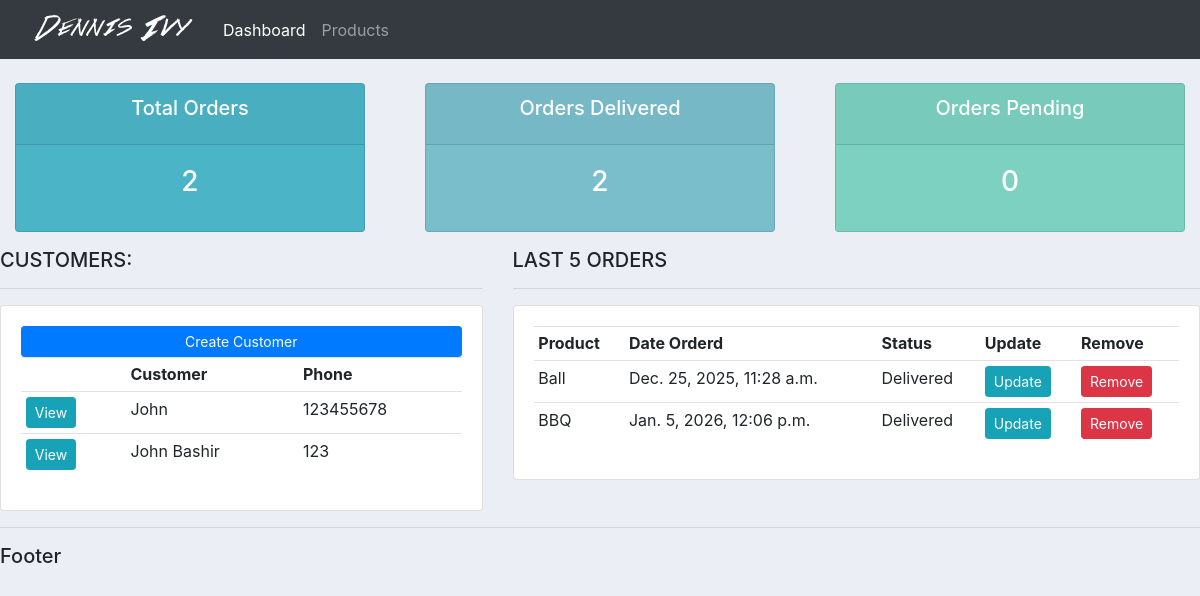
The app's page /, older data.
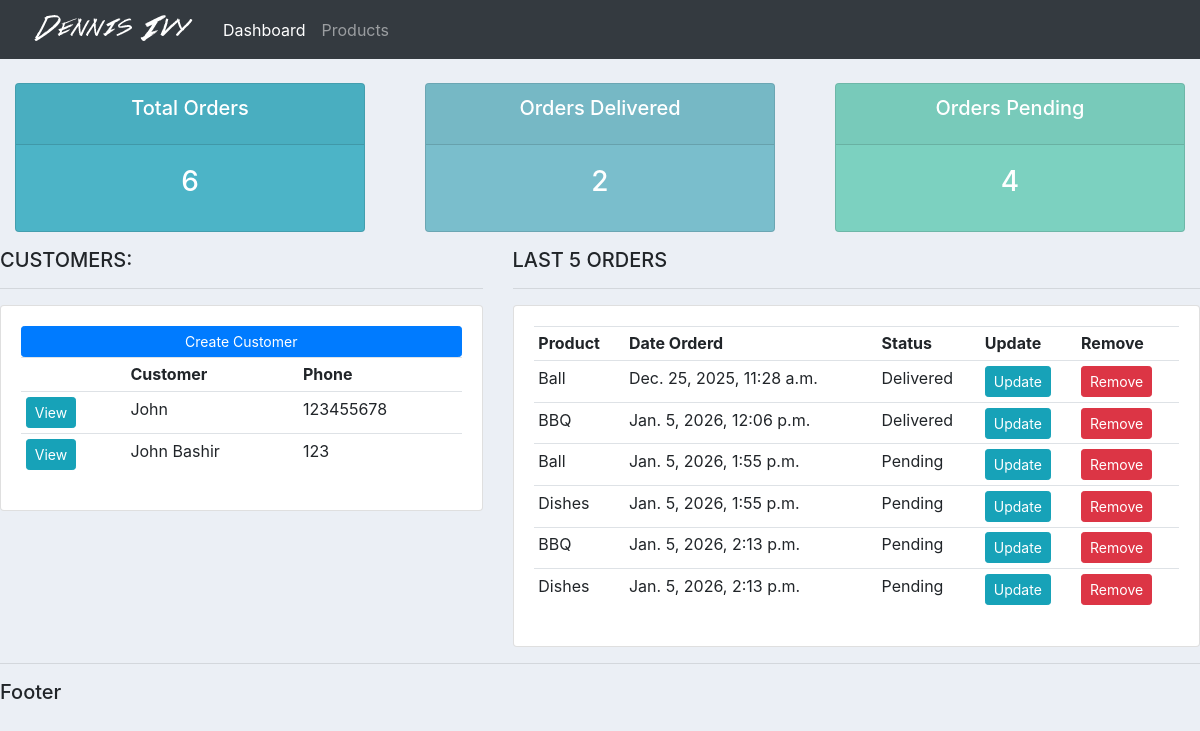
The same page, newer data.
### accounts/models.py (models this page shows, shortened)
class Customer(models.Model):
    name = models.CharField(max_length=50, null=True)
    phone = models.CharField(max_length=50, null=True)
    email = models.CharField(max_length=50, null=True)
    date_created = models.DateTimeField(auto_now_add=True)

class Order(models.Model):
    STATUS = (
        ("Pending", "Pending"),
        ("Out for delivery", "Out for delivery"),
        ("Delivered", "Delivered"),
    )
    customer = models.ForeignKey(Customer, null=True, on_delete=models.SET_NULL)
    product = models.ForeignKey(Product, null=True, on_delete=models.SET_NULL)
    date_created = models.DateTimeField(auto_now_add=True)
    status = models.CharField(max_length=50, null=True, choices=STATUS)
    note = models.CharField(max_length=1000, null=True)

class Product(models.Model):
    CATEGORY = (
        ("Indoor", "Indoor"),
        ("Out Door", "Out Door"),
    )
    name = models.CharField(max_length=50, null=True)
    price = models.FloatField(null=True)
    category = models.CharField(max_length=50, null=True, choices=CATEGORY)
    description = models.CharField(max_length=50, null=True)
    date_created = models.DateTimeField(auto_now_add=True)
    tag = models.ManyToManyField(Tags)
    def __str__(self):
        return self.name

### accounts/views.py (the view)
# urls.py: 2. Add a URL to urlpatterns:  path('', views.home, name='home')
def home(request):
    customers = Customer.objects.all()
    orders = Order.objects.all()
    total_orders = orders.count()
    total_order_delivared = orders.filter(status="Delivered").count()
    total_order_pending = orders.filter(status="Pending").count()
    context = {"customers": customers, "orders": orders, "total_orders": total_orders,"total_order_delivared":total_order_delivared,"total_order_pending":total_order_pending}
    return render(
        request,
        "accounts/home.html",
        context,
    )

### accounts/templates/accounts/home.html (shortened to what this page needs)
{% extends "accounts/index.html" %}
{% block content %}
{% include "accounts/status.html"%} {% comment %} This is Dashboard File {% endcomment %}
<div class="row">
  <div class="col-md-5">
    <h5>CUSTOMERS:</h5>
    <hr />
    <div class="card card-body">
      <a class="btn btn-primary btn-sm btn-block" href="">Create Customer</a>
      <table class="table table-sm">
        <tr>
          <th></th>
          <th>Customer</th>
          <th>Phone</th>
        </tr>
        {% for customer in customers %}
        <tr>
          <td><a class="btn btn-sm btn-info" href="{% url "customer" customer.id %} ">View</a></td>
          <td>{{customer.name}}</td>
          <td>{{customer.phone}}</td>
        </tr>
        {% endfor %}
      </table>
    </div>
  </div>
  <div class="col-md-7">
    <h5>LAST 5 ORDERS</h5>
    <hr />
    <div class="card card-body">
      <table class="table table-sm">
        <tr>
          <th>Product</th>
          <th>Date Orderd</th>
          <th>Status</th>
          <th>Update</th>
          <th>Remove</th>
        </tr>
        {% for order in orders %}
        <tr>
          <td>{{order.product}}</td>
          <td>{{order.date_created}}</td>
          <td>{{order.status}}</td>
          <td><a class="btn btn-sm btn-info" href="{% url 'edit_order' order.id %}">Update</a></td>
          <td><a class="btn btn-sm btn-danger" href="{% url 'delete_order' order.id %}">Remove</a></td>
        </tr>
        {% endfor %}
      </table>
    </div>
  </div>
</div>
{% endblock %}

### accounts/templates/accounts/index.html (shortened to what this page needs)
{% load static %}
<!DOCTYPE html>
<html lang="en">
  <head>
    <link
      rel="stylesheet"
      href="https://cdn.jsdelivr.net/npm/bootstrap@4.4.1/dist/css/bootstrap.min.css"
    />
    <link rel="stylesheet" href="{% static 'css/main.css' %}" />
  </head>
  <body>
    {% include "accounts/navbar.html" %} {% block content %}{% endblock %}
    <hr />
    <h5>Footer</h5>
  </body>
</html>

### accounts/templates/accounts/navbar.html (shortened to what this page needs)
{% load static %}
<nav class="navbar navbar-expand-lg navbar-dark bg-dark">
  <img src="{% static "media/logo.png" %}" alt="" srcset="">
  <div class="collapse navbar-collapse" id="navbarNav">
    <ul class="navbar-nav">
      <li class="nav-item active">
        <a class="nav-link" href="{% url 'home' %} ">Dashboard</a>
      </li>
      <li class="nav-item">
        <a class="nav-link" href={% url 'products'%}>Products</a>
      </li>
    </ul>
  </div>
</nav>

### accounts/templates/accounts/status.html
<br />
<div class="row">
  <div class="col">
    <div class="col-md">
      <div class="card text-center text-white mb-3" id="total-orders">
        <div class="card-header">
          <h5 class="card-title">Total Orders</h5>
        </div>
        <div class="card-body">
          <h3 class="card-title">{{total_orders}}</h3>
        </div>
      </div>
    </div>
  </div>
  <div class="col">
    <div class="col-md">
      <div class="card text-center text-white mb-3" id="orders-delivered">
        <div class="card-header">
          <h5 class="card-title">Orders Delivered</h5>
        </div>
        <div class="card-body">
          <h3 class="card-title">{{total_order_delivared}}</h3>
        </div>
      </div>
    </div>
  </div>
  <div class="col">
    <div class="col-md">
      <div class="card text-center text-white mb-3" id="orders-pending">
        <div class="card-header">
          <h5 class="card-title">Orders Pending</h5>
        </div>
        <div class="card-body">
          <h3 class="card-title">{{total_order_pending}}</h3>
        </div>
      </div>
    </div>
  </div>
</div>

### static/css/main.css (style rules this page uses)
body { background-color: #ebeff5; }
#total-orders { background-color: #4cb4c7; }
#orders-delivered { background-color: #7abecc; }
#orders-pending { background-color: #7cd1c0; }

Row changes from the older to the newer data that the page shows:
added Order: product "Ball", date_created "Jan. 5, 2026, 1:55 p.m.", status "Pending"
added Order: product "Dishes", date_created "Jan. 5, 2026, 1:55 p.m.", status "Pending"
added Order: product "BBQ", date_created "Jan. 5, 2026, 2:13 p.m.", status "Pending"
added Order: product "Dishes", date_created "Jan. 5, 2026, 2:13 p.m.", status "Pending"
Text that changed along with them:
{{ total_orders }}: "2" → "6"
{{ total_order_pending }}: "0" → "4"
